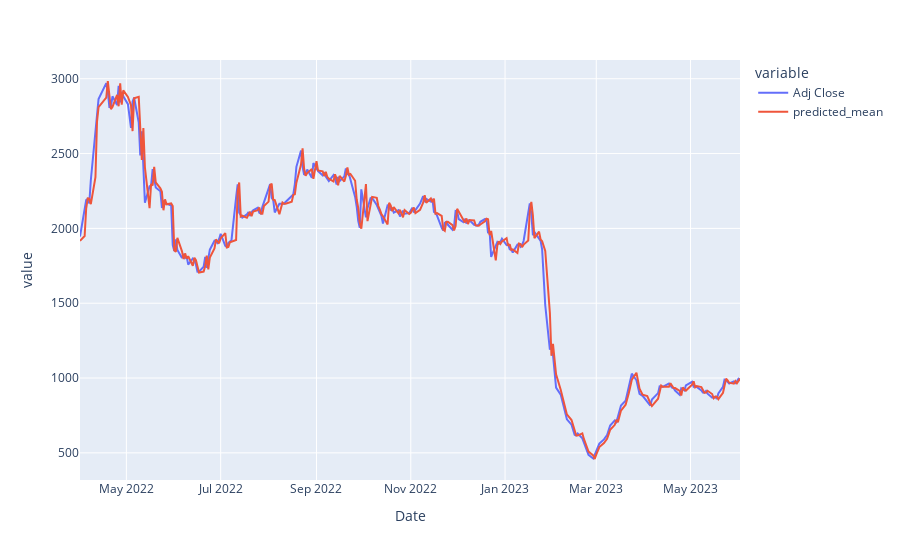

This figure's notebook cell:
### Code cell
cb= adani.merge(pred2,on ='Date')
px.line(cb)

### Figure 1 — Plotly figure (JSON) as saved in the notebook; plotly's stock layout.template omitted (floating-point values rounded to 4 significant figures; data arrays with more than 128 entries replaced by an {"elided": "..."} marker saying what was removed)
{"data": [{"hovertemplate": "variable=Adj Close<br>Date=%{x}<br>value=%{y}<extra></extra>", "legendgroup": "Adj Close", "line": {"color": "#636efa", "dash": "solid"}, "marker": {"symbol": "circle"}, "mode": "lines", "name": "Adj Close", "orientation": "v", "showlegend": true, "type": "scatter", "x": {"elided": "290 str values"}, "xaxis": "x", "y": {"elided": "290 float values"}, "yaxis": "y"}, {"hovertemplate": "variable=predicted_mean<br>Date=%{x}<br>value=%{y}<extra></extra>", "legendgroup": "predicted_mean", "line": {"color": "#EF553B", "dash": "solid"}, "marker": {"symbol": "circle"}, "mode": "lines", "name": "predicted_mean", "orientation": "v", "showlegend": true, "type": "scatter", "x": {"elided": "290 str values"}, "xaxis": "x", "y": {"elided": "290 float values"}, "yaxis": "y"}], "layout": {"legend": {"title": {"text": "variable"}, "tracegroupgap": 0}, "margin": {"t": 60}, "xaxis": {"anchor": "y", "domain": [0, 1], "title": {"text": "Date"}}, "yaxis": {"anchor": "x", "domain": [0, 1], "title": {"text": "value"}}}}
